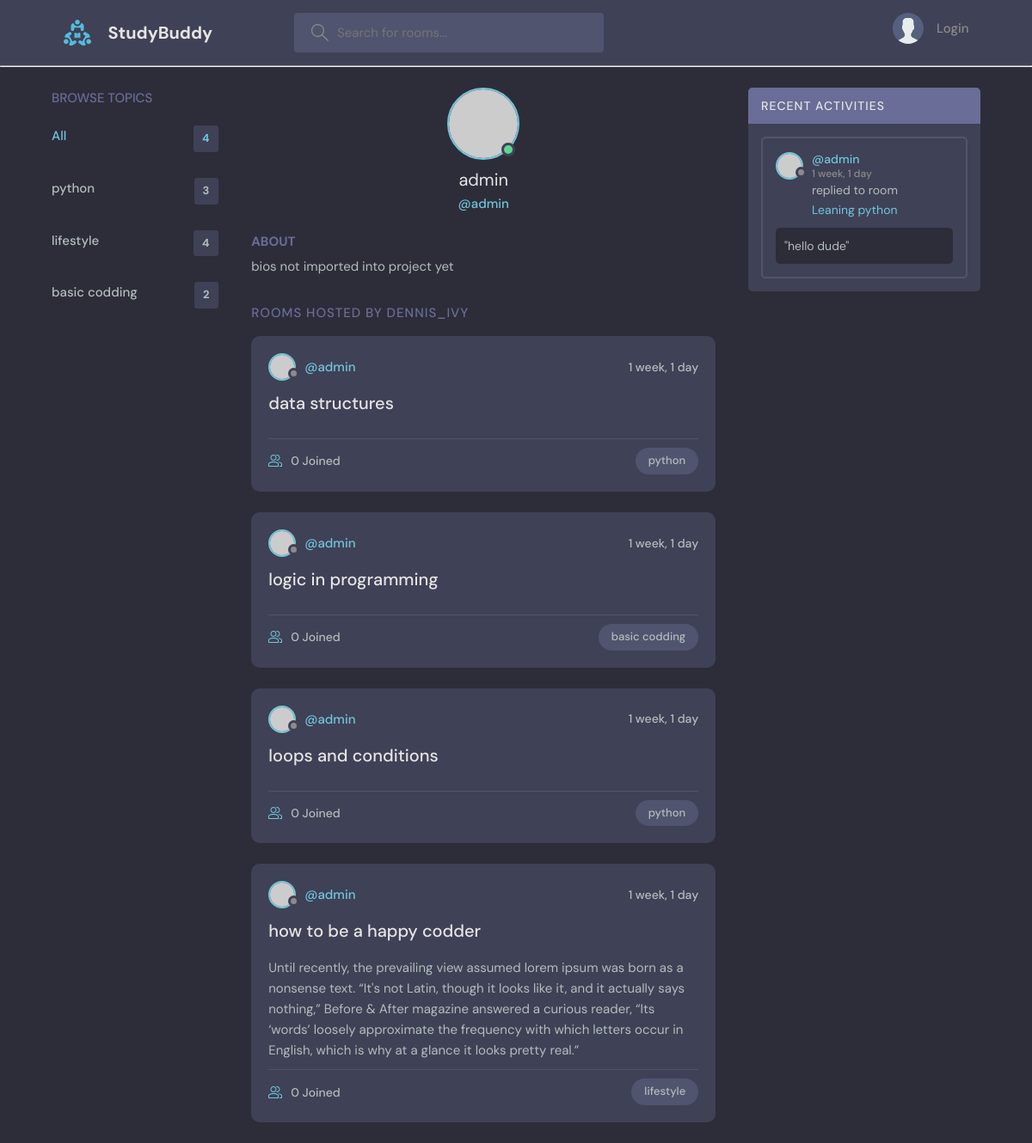
Before: /profile/1/ with the older database file.
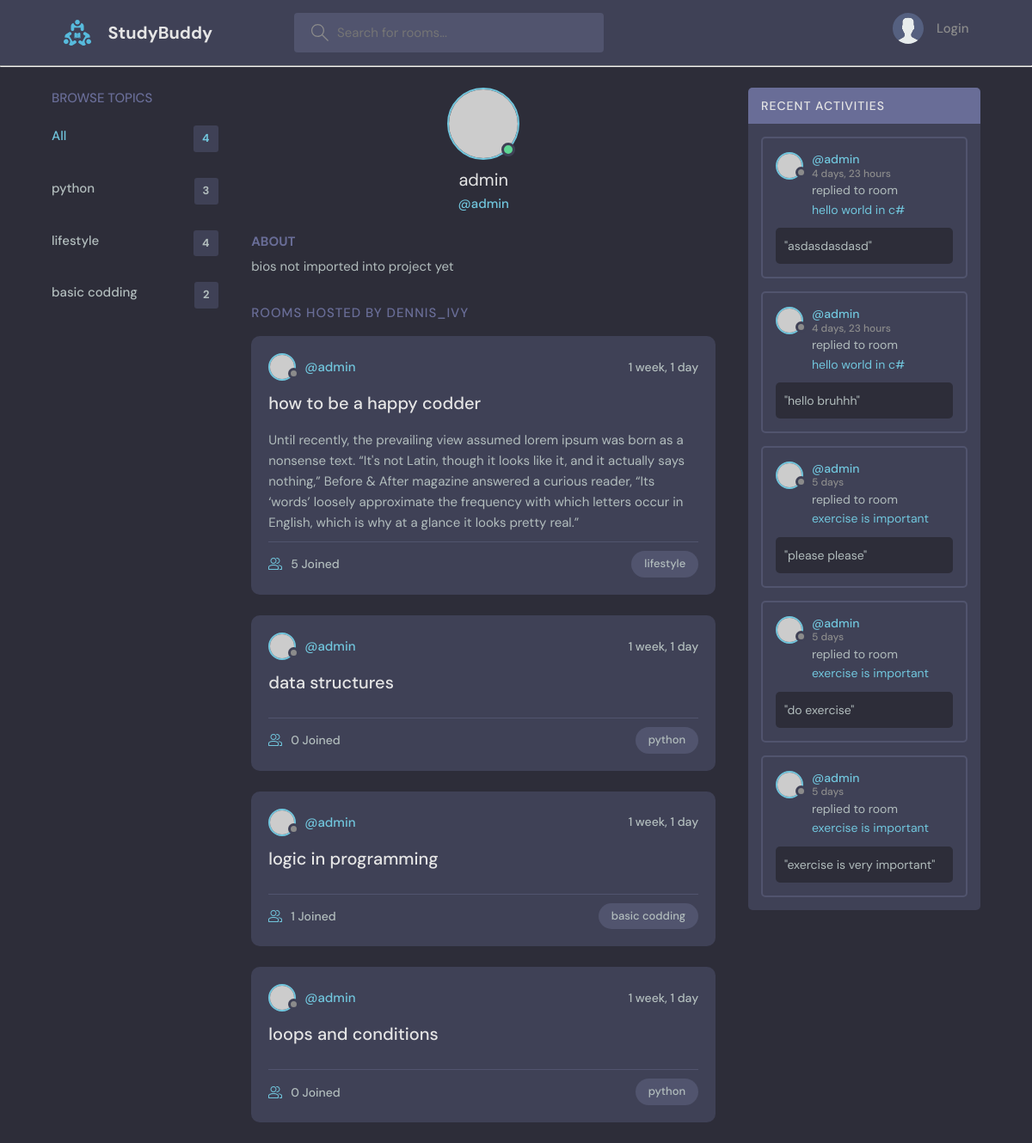
After: the same page with the newer database file.
### base/models.py (models this page shows)
class Topic(models.Model):
    name = models.CharField(max_length=200)
    def __str__ (self):
        return self.name

class Room(models.Model):
    host = models.ForeignKey(User, on_delete=models.SET_NULL,null=True)
    topic = models.ForeignKey('Topic', on_delete=models.SET_NULL,null=True)
    name = models.CharField(max_length=200)
    description = models.TextField(null=True,blank=True)
    participants = models.ManyToManyField(User,related_name='participants',blank=True)
    updated = models.DateTimeField(auto_now=True)
    created = models.DateTimeField(auto_now_add=True)
    class Meta:
        ordering = ['-updated','-created']
    def __str__(self) -> str:
        return self.name

class Message(models.Model):
    user = models.ForeignKey(User,on_delete=models.CASCADE,null=True)
    room = models.ForeignKey(Room,on_delete=models.CASCADE,null=True)
    body = models.TextField()
    updated = models.DateTimeField(auto_now=True)
    created = models.DateTimeField(auto_now_add=True)
    class Meta:
        ordering = ['-updated','-created']
    def __str__ (self):
        return self.body[0:50]

### base/views.py (the view)
# urls.py: path('profile/<str:pk>/',views.profile,name='profileurl'),
def profile(request,pk):
    q = request.GET.get('q') if request.GET.get('q') is not None else ''
    topics = Topic.objects.all()
    user = User.objects.get(id=pk)
    rooms=Room.objects.filter(Q(topic__name__icontains=q)|Q(description__icontains=q)|Q(name__icontains=q),host=user)
    recent_messages=Message.objects.filter(user=user)[:5]
    context = {'user':user,'topics':topics,'rooms':rooms,'recent_messages':recent_messages}
    return render (request,'base/profile.html',context)

### base/templates/base/profile.html (shortened to what this page needs)
{% extends 'main.html' %}
{% block content %}
  <main class="profile-page layout layout--3">
    <div class="container">
      {% include 'base/topics_component.html' %}
      <div class="roomList">
        <div class="profile">
          <div class="profile__avatar">
            <div class="avatar avatar--large active">
              <img src="https://randomuser.me/api/portraits/men/11.jpg" />
            </div>
          </div>
          <div class="profile__info">
            <h3>{{user.username}}</h3>
            <p><a href="{% url 'profileurl' user.id %}">@{{user.username}}</a></p>
          </div>
          <div class="profile__about">
            <h3>About</h3>
            <p>
              bios not imported into project yet
            </p>
          </div>
        </div>
        <div class="roomList__header">
          <div>
            <h2>Rooms Hosted by dennis_ivy</a>
            </h2>
          </div>
        </div>
        {% include 'base/feed_component.html' %}
      </div>
      <div class="activities">
        <div class="activities__header">
          <h2>Recent Activities</h2>
        </div>
        {% include 'base/activity_component.html' %}
    </div>
  </main>
{% endblock %}

### base/templates/base/topics_component.html
<div class="topics">
    <div class="topics__header">
      <h2>Browse Topics</h2>
    </div>
    <ul class="topics__list">
      <li>
        <a href="{% url 'homeurl' %}" class="active">All <span>{{rooms.count}}</span></a>
      </li>
      {% for topic in topics %}
        <li>
            <a href="{% url 'homeurl' %}?q={{topic.name}}">{{topic.name}}<span>{{topic.room_set.all.count}}</span></a>
        </li>
        {% endfor %}
    </ul>
  </div>

### base/templates/base/feed_component.html (shortened to what this page needs)
        {% for room in rooms %}
        <div class="roomListRoom">
                <div class="roomListRoom__header">
                  <a href="{% url 'profileurl' room.host.id %}" class="roomListRoom__author">
                    <div class="avatar avatar--small">
                      <img src="https://randomuser.me/api/portraits/women/11.jpg" />
                    </div>
                    <span>@{{room.host.username}}</span>
                  </a>
                  <div class="roomListRoom__actions">
                    <span>{{room.created|timesince}}</span>
                  </div>
                </div>
                <div class="roomListRoom__content">
                  <a href="{% url 'roomurl' room.id %}">{{room.name}}</a>
                  <p>
                        {{room.description}}
                  </p>
                </div>
                <div class="roomListRoom__meta">
                  <a href="{% url 'roomurl' room.id %}" class="roomListRoom__joined">
                    {{room.participants.all.count}} Joined
                  </a>
                  <p class="roomListRoom__topic">{{room.topic}}</p>
                </div>
              </div>
              {% endfor %}

### base/templates/base/activity_component.html (shortened to what this page needs)
{% for recent_message in recent_messages %}
<div class="activities__box">
    <div class="activities__boxHeader roomListRoom__header">
      <a href="{% url 'profileurl' recent_message.room.host.id %}" class="roomListRoom__author">
        <div class="avatar avatar--small">
          <img src="https://randomuser.me/api/portraits/women/11.jpg" />
        </div>
        <p>
          @{{recent_message.user}}
          <span>{{recent_message.created|timesince}}</span>
        </p>
      </a>
    </div>
    <div class="activities__boxContent">
      <p>replied to room<a href="{% url 'roomurl' recent_message.room.id %}">{{recent_message.room}}</a></p>
      <div class="activities__boxRoomContent">
        "{{recent_message}}"
      </div>
    </div>
  </div>
  {% endfor %}

Changed rows visible on the page:
no longer on this page (row edited): Message: user "admin", created "1 week, 1 day", room "Leaning python", body "hello dude"
changed Room "how to be a happy codder": participants.all.count "0" → "5"; moves up the list
computed for Room "logic in programming": participants.all.count "0" → "1"
added Message: user "admin", created "4 days, 23 hours", room "hello world in c#", body "asdasdasdasd"
added Message: user "admin", created "4 days, 23 hours", room "hello world in c#", body "hello bruhhh"
added Message: user "admin", created "5 days", room "exercise is important", body "please please"
added Message: user "admin", created "5 days", room "exercise is important", body "do exercise"
added Message: user "admin", created "5 days", room "exercise is important", body "exercise is very important"
